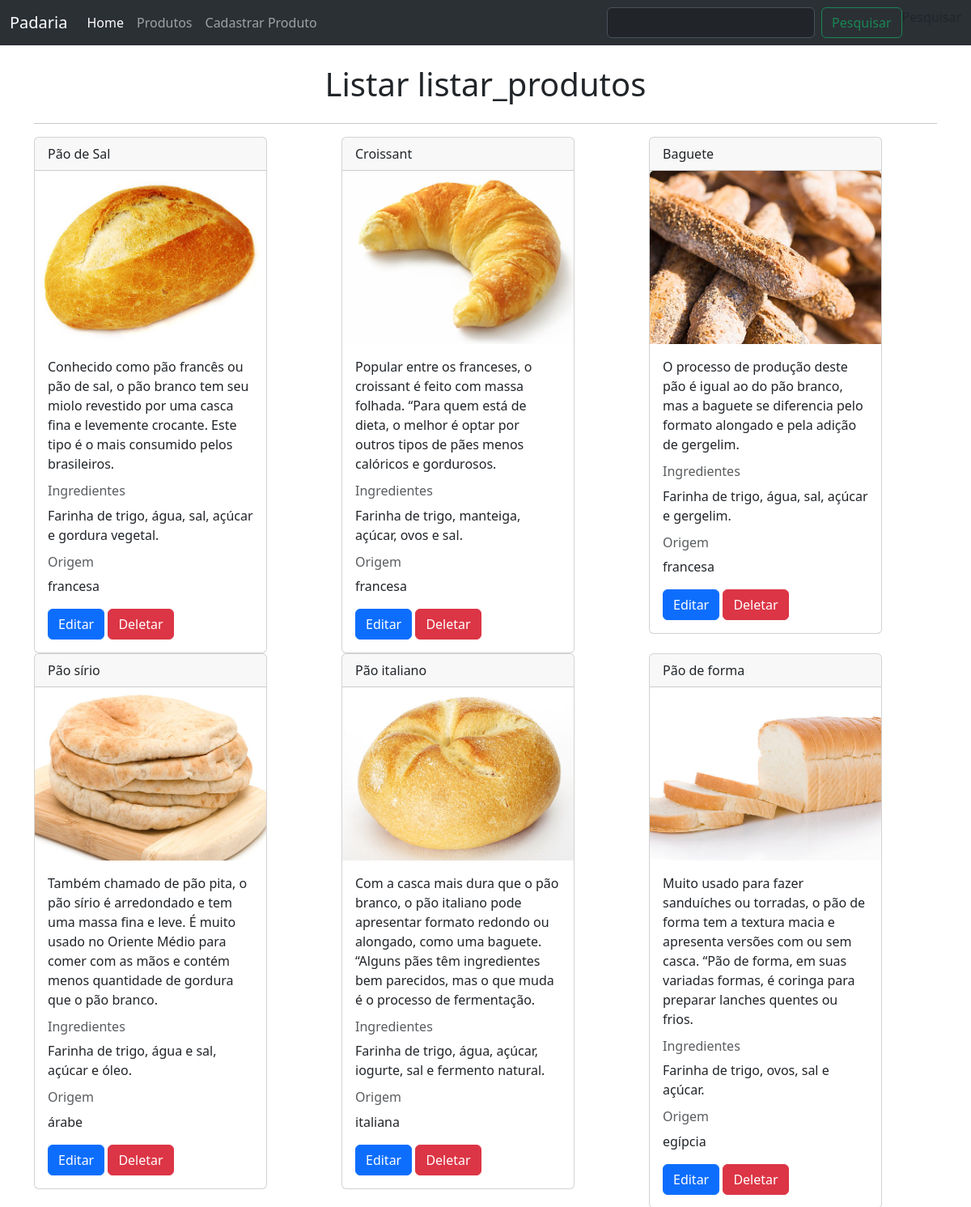
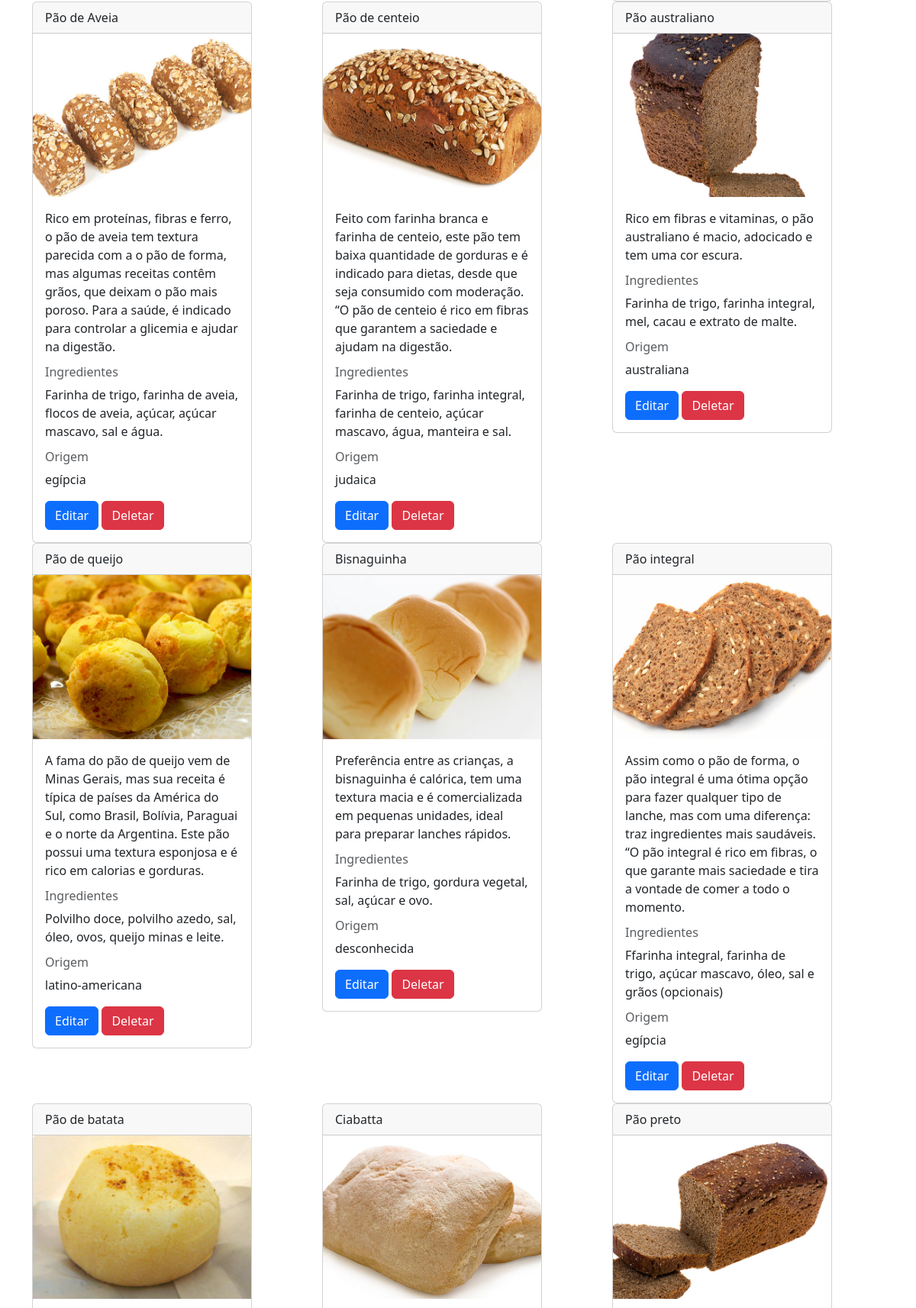
Page /listar_produtos (upper part) on the committed database (2 pictures, top to bottom).
### app.py (models this page shows, shortened)
class Product(db.Model):
    __tablename__ = 'produto'
    id = db.Column(db.Integer, primary_key=True)
    nome = db.Column(db.String(100), nullable=False)
    descricao = db.Column(db.String(500))
    ingredientes = db.Column(db.String(500))
    origem = db.Column(db.String(100))
    imagem = db.Column(db.String(100))

### app.py (the view)
@app.route("/listar_produtos", methods=["GET", "POST"])
def listar_produtos():
    if request.method== "POST":
        termo = request.form["pesquisa"]
        resultado = db.session.execute(db.select(Product).filter(Product.nome.like(f'%{termo}%'))).scalars()
        return render_template('produtos.html', produtos=resultado)
    else:
        produtos = db.session.execute(db.select(Product)).scalars()
        return render_template('produtos.html', produtos=produtos)

### templates/produtos.html (shortened to what this page needs)
{% extends 'base.html' %} {% block pesquisa%}
<form class="d-flex"
role="search"
action="{{url_for('listar_produtos')}}"
method="post">
  <input class="form-control me-2" type="search" aria-label="Search" name="pesquisa" />
  <button class="btn btn-outline-success" type="submit">Pesquisar</button>
  {% endblock %} {% block main %}
  <div class="container">
    <br />
    <div class="d-flex justify-content-center">
      <h1>Listar listar_produtos</h1>
    </div>
    <hr />
    <div class="row">
      {% for produto in produtos %}
      <div class="col-md-4">
        <div class="card" style="width: 18rem">
          <div class="card-header">{{produto.nome}}</div>
          <img
            src="{{url_for('static', filename='imagens/' + produto.imagem)}}"
            class="card-img-top"
            alt="{{produto.nome}}"
          />
          <div class="card-body">
            <p class="card-text">{{produto.descricao}}</p>
            <h6 class="card-subtitle mb-2 text-body-secondary">Ingredientes</h6>
            <p>{{produto.ingredientes}}</p>
            <h6 class="card-subtitle mb-2 text-body-secondary">Origem</h6>
            <p>{{produto.origem}}</p>
            <a href="{{url_for('editar_produto', id=produto.id)}}" class="btn btn-primary">Editar</a>
            <a href="{{url_for('deletar_produto', id=produto.id)}}" onclick="return confirm('Deseja realmente deletar esse produto?')" class="btn btn-danger">Deletar</a>
          </div>
        </div>
      </div>
      {% endfor %}
    </div>
  </div>
  {% endblock %}

### templates/base.html (shortened to what this page needs)
<!DOCTYPE html>
<html lang="pt-BR">
  <head>
    <link
      href="https://cdn.jsdelivr.net/npm/bootstrap@5.3.6/dist/css/bootstrap.min.css"
      rel="stylesheet"
    />
  </head>
  <body>
    <header>
      <nav class="navbar navbar-expand-lg bg-body-tertiary" data-bs-theme="dark">
        <div class="container-fluid">
          <a class="navbar-brand" href="#">Padaria</a>
          <div class="collapse navbar-collapse" id="navbarSupportedContent">
            <ul class="navbar-nav me-auto mb-2 mb-lg-0">
              <li class="nav-item">
                <a class="nav-link active" aria-current="page" href="{{url_for('home')}}">Home</a>
              </li>
              <li class="nav-item">
                <a class="nav-link" href="{{url_for('listar_produtos')}}">Produtos</a>
              </li>
              <li class="nav-item">
                <a class="nav-link" href="{{url_for('cadastrar_produto')}}">Cadastrar Produto</a>
              </li>
            </ul>
            {% block pesquisa %}
            {% endblock %}
            </form>
          </div>
        </div>
      </nav>
    </header>
    <main>{% block main %} {% endblock %}</main>
  </body>
</html>

### rows in the picture
Product: nome "Pão de Sal", imagem (picture), descricao "Conhecido como pão francês ou pão de sal, o pão branco tem seu miolo revestido por uma casca fina e levemente crocante. Este tipo é o mais consumido pelos brasileiros.", ingredientes "Farinha de trigo, água, sal, açúcar e gordura vegetal.", origem "francesa"
Product: nome "Croissant", imagem (picture), descricao "Popular entre os franceses, o croissant é feito com massa folhada. “Para quem está de dieta, o melhor é optar por outros tipos de pães menos calóricos e gordurosos.", ingredientes "Farinha de trigo, manteiga, açúcar, ovos e sal.", origem "francesa"
Product: nome "Baguete", imagem (picture), descricao "O processo de produção deste pão é igual ao do pão branco, mas a baguete se diferencia pelo formato alongado e pela adição de gergelim.", ingredientes "Farinha de trigo, água, sal, açúcar e gergelim.", origem "francesa"
Product: nome "Pão sírio", imagem (picture), descricao "Também chamado de pão pita, o pão sírio é arredondado e tem uma massa fina e leve. É muito usado no Oriente Médio para comer com as mãos e contém menos quantidade de gordura que o pão branco.", ingredientes "Farinha de trigo, água e sal, açúcar e óleo.", origem "árabe"
Product: nome "Pão italiano", imagem (picture), descricao "Com a casca mais dura que o pão branco, o pão italiano pode apresentar formato redondo ou alongado, como uma baguete. “Alguns pães têm ingredientes bem parecidos, mas o que muda é o processo de fermentação.", ingredientes "Farinha de trigo, água, açúcar, iogurte, sal e fermento natural.", origem "italiana"
Product: nome "Pão de forma", imagem (picture), descricao "Muito usado para fazer sanduíches ou torradas, o pão de forma tem a textura macia e apresenta versões com ou sem casca. “Pão de forma, em suas variadas formas, é coringa para preparar lanches quentes ou frios.", ingredientes "Farinha de trigo, ovos, sal e açúcar.", origem "egípcia"
Product: nome "Pão de Aveia", imagem (picture), descricao "Rico em proteínas, fibras e ferro, o pão de aveia tem textura parecida com a o pão de forma, mas algumas receitas contêm grãos, que deixam o pão mais poroso. Para a saúde, é indicado para controlar a glicemia e ajudar na digestão.", ingredientes "Farinha de trigo, farinha de aveia, flocos de aveia, açúcar, açúcar mascavo, sal e água.", origem "egípcia"
Product: nome "Pão de centeio", imagem (picture), descricao "Feito com farinha branca e farinha de centeio, este pão tem baixa quantidade de gorduras e é indicado para dietas, desde que seja consumido com moderação. “O pão de centeio é rico em fibras que garantem a saciedade e ajudam na digestão.", ingredientes "Farinha de trigo, farinha integral, farinha de centeio, açúcar mascavo, água, manteira e sal.", origem "judaica"
Product: nome "Pão australiano", imagem (picture), descricao "Rico em fibras e vitaminas, o pão australiano é macio, adocicado e tem uma cor escura.", ingredientes "Farinha de trigo, farinha integral, mel, cacau e extrato de malte.", origem "australiana"
Product: nome "Pão de queijo", imagem (picture), descricao "A fama do pão de queijo vem de Minas Gerais, mas sua receita é típica de países da América do Sul, como Brasil, Bolívia, Paraguai e o norte da Argentina. Este pão possui uma textura esponjosa e é rico em calorias e gorduras.", ingredientes "Polvilho doce, polvilho azedo, sal, óleo, ovos, queijo minas e leite.", origem "latino-americana"
Product: nome "Bisnaguinha", imagem (picture), descricao "Preferência entre as crianças, a bisnaguinha é calórica, tem uma textura macia e é comercializada em pequenas unidades, ideal para preparar lanches rápidos.", ingredientes "Farinha de trigo, gordura vegetal, sal, açúcar e ovo.", origem "desconhecida"
Product: nome "Pão integral", imagem (picture), descricao "Assim como o pão de forma, o pão integral é uma ótima opção para fazer qualquer tipo de lanche, mas com uma diferença: traz ingredientes mais saudáveis. “O pão integral é rico em fibras, o que garante mais saciedade e tira a vontade de comer a todo o momento.", ingredientes "Ffarinha integral, farinha de trigo, açúcar mascavo, óleo, sal e grãos (opcionais)", origem "egípcia"
Product: nome "Pão de batata", imagem (picture)
Product: nome "Ciabatta", imagem (picture)
Product: nome "Pão preto", imagem (picture)
